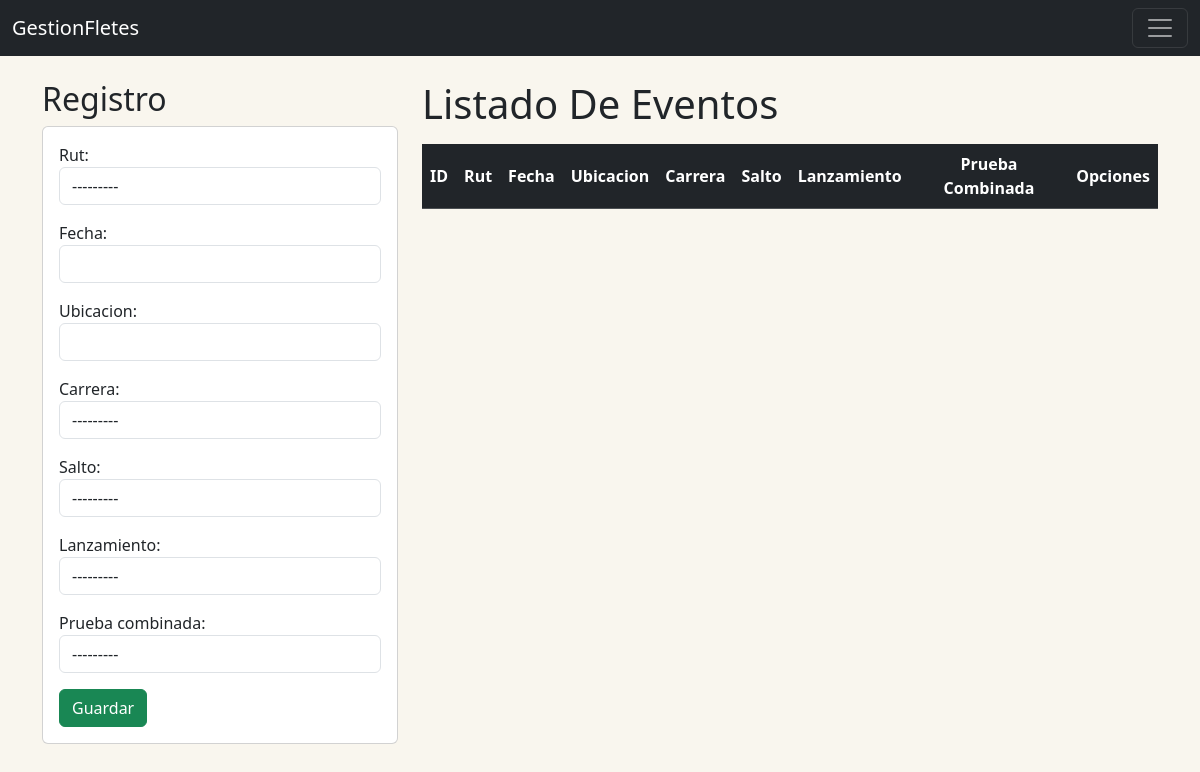
/atletas/registrarEvento/, run on an earlier commit of the app's database.
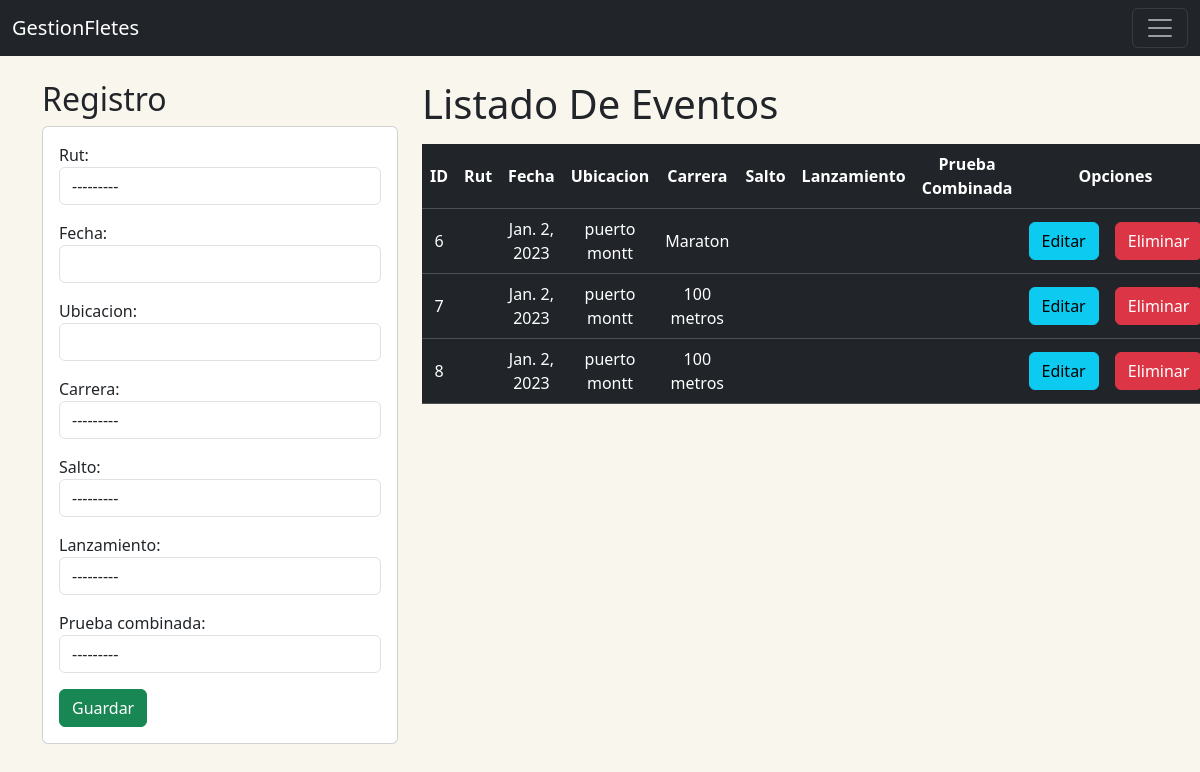
And on a later commit of the database.
### CrudAtletas/models.py (models this page shows)
class Atleta(models.Model):
    SEXO_CHOICES = [
        ('F', 'Femenino'),
        ('M', 'Masculino'),
    ]
    atletaID = models.AutoField(primary_key=True)
    rut = models.CharField(unique= True, max_length=12, validators=[validate_rut], error_messages={
            'unique': " Ya existe un Usuario con este RUt.",
        })
    nombre = models.CharField(max_length=30)
    apellido = models.CharField(max_length=30)
    disciplina = models.CharField(max_length=30)
    sexo = models.CharField(max_length=1, choices=SEXO_CHOICES)
    preferencias_competencia = models.TextField()
    def __str__(self):
        texto= "{0} "
        return texto.format( self.rut)

class Evento(models.Model):
    C_carreras = [
        ('1','100 metros'),
        ('2','Maraton'),
    ]
    C_saltos = [
        ('1','Salto de altura'),
        ('2','Salto de longitud'),
        ('3','Salto con pértiga'),
    ]
    C_lanzamiento = [
        ('1','Lanzamiento de peso'),
        ('2','Lanzamiento de disco'),
        ('3','Lanzamiento de martillo'),
        ('4','Lanzamiento de jabalina'),
    ]
    C_Pruebas_Combinadas = [
        ('Masculino','Decatlón'),
        ('Femenino','Heptatlón'),
    ]
    fecha = models.DateField()
    ubicacion = models.CharField(max_length=100)
    carrera = models.CharField(max_length=50, choices=C_carreras, blank=True)
    salto = models.CharField(max_length=50, choices=C_saltos, blank=True)
    lanzamiento = models.CharField(max_length=50, choices=C_lanzamiento, blank=True)
    prueba_combinada = models.CharField(max_length=50, choices=C_Pruebas_Combinadas, blank=True)

### CrudAtletas/views.py (the view)
# urls.py: path('registrarEvento/', views.registrarEvento, name='registrarEvento'),
def registrarEvento(request):
    eventos = Evento.objects.all()
    if request.method == 'POST':
        form = EventoForm(request.POST)
        if form.is_valid():
            form.save()
            messages.success(request, 'Evento Registrado Correctamente!')
            return redirect('registrarEvento')
        else:
            messages.error(request, 'Error al registrar el evento. Por favor, verificar los datos.')
    else:
        form = EventoForm()
    return render(request,'gestionEventos.html', {"form":form, "eventos":eventos})

### CrudAtletas/forms.py
class EventoForm(forms.ModelForm):
    rut = forms.ModelChoiceField(queryset=Atleta.objects.all())
    class Meta:
        model = Evento
        fields = '__all__'

### CrudAtletas/templates/gestionEventos.html (shortened to what this page needs)
{% extends "Base.html" %}
{% load widget_tweaks %}
{% block body %}
<div class="row">
    <div class="col-sm-12 col-md-6 col-lg-4 col-xl-4">
        <h2 >Registro</h2>
        <div class="card">
            <div class="card-body">
                <form action="{% url 'registrarEvento' %}" method="POST">
                    <div class="mb-3">
                        {{ form.rut.label_tag }}
                        {% render_field form.rut class="form-control" %}
                    </div>
                    <div class="mb-3">
                        {{ form.fecha.label_tag }}
                        {% render_field form.fecha class="form-control" %}
                    </div>
                    <div class="mb-3">
                        {{ form.ubicacion.label_tag }}
                        {% render_field form.ubicacion class="form-control" %}
                    </div>
                    <div class="mb-3">
                        {{ form.carrera.label_tag }}
                        {% render_field form.carrera class="form-control" %}
                    </div>
                    <div class="mb-3">
                        {{ form.salto.label_tag }}
                        {% render_field form.salto class="form-control" %}
                    </div>
                    <div class="mb-3">
                        {{ form.lanzamiento.label_tag }}
                        {% render_field form.lanzamiento class="form-control" %}
                    </div>
                    <div class="mb-3">
                        {{ form.prueba_combinada.label_tag }}
                        {% render_field form.prueba_combinada class="form-control" %}
                    </div>
                    <button type="submit" class="btn btn-success">Guardar</button>
                </form>
            </div>
        </div>
    </div>
    <div class="col-sm-12 col-md-6 col-lg-8 col-xl-8">
        <h1>Listado De Eventos</h1>
        <div class="table responsive py-2">
            <table class="table table-hover table-dark">
                <thead class="thead-dark">
                    <tr>
                        <th>ID</th>
                        <th>Rut</th>
                        <th>Fecha</th>
                        <th>Ubicacion</th>
                        <th>Carrera</th>
                        <th>Salto</th>
                        <th>Lanzamiento</th>
                        <th>Prueba Combinada</th>
                        <th colspan="3">Opciones</th>
                    </tr>
                </thead>
                <tbody>
                    {% for evento in eventos %}
                    <tr>
                        <td>{{evento.id}}</td>
                        <td>{{evento.rut}}</td>
                        <td>{{evento.fecha}}</td>
                        <td>{{evento.ubicacion}}</td>
                        <td>{{evento.get_carrera_display}}</td>
                        <td>{{evento.get_salto_display}}</td>
                        <td>{{evento.get_lanzamiento_display}}</td>
                        <td>{{evento.get_prueba_combinada_display}}</td>
                        <td><a href="{% url 'editarEvento' evento.id %}" class="btn btn-info">Editar</a></td>
                        <td><a href="{% url 'eliminarEvento' evento.id %}" class="btn btn-danger btnEliminacion">Eliminar</a></td>
                    </tr>
                    {% endfor %}
                </tbody>
            </table>
        </div>
    </div>
</div>
{% endblock %}

### CrudFletes/templates/Base.html (shortened to what this page needs)
<!DOCTYPE html>
<html lang="en">
<head>
     {% load static %}
    <link href="https://cdn.jsdelivr.net/npm/bootstrap@5.3.2/dist/css/bootstrap.min.css" rel="stylesheet">
    <link rel="stylesheet" href="{% static 'css/gestionFletes.css' %}">
</head>
<body>
    <nav class="navbar navbar-dark bg-dark">
        <div class="container-fluid">
          <a class="navbar-brand" href="#">GestionFletes</a>
          <button class="navbar-toggler" type="button" data-bs-toggle="collapse" data-bs-target="#navbarNav" aria-controls="navbarNav" aria-expanded="false" aria-label="Toggle navigation">
            <span class="navbar-toggler-icon"></span>
          </button>
        </div>
      </nav>
    <div class="container py-4">
        {% block body %}
        {% endblock %}
    </div>
</body>
</html>

### Home/static/css/gestionFletes.css (style rules this page uses)
th, td { text-align: center; vertical-align: middle; }
body { background-color: #F9F6EE; }

What changed in the data, as far as the page shows it:
added Atleta: rut "---------"
added Evento: id "6", fecha "Jan. 2, 2023", ubicacion "puerto montt", carrera "Maraton"
added Evento: id "7", fecha "Jan. 2, 2023", ubicacion "puerto montt", carrera "100 metros"
added Evento: id "8", fecha "Jan. 2, 2023", ubicacion "puerto montt", carrera "100 metros"
Also different on the page:
form field rut: "---------" → (not shown)
